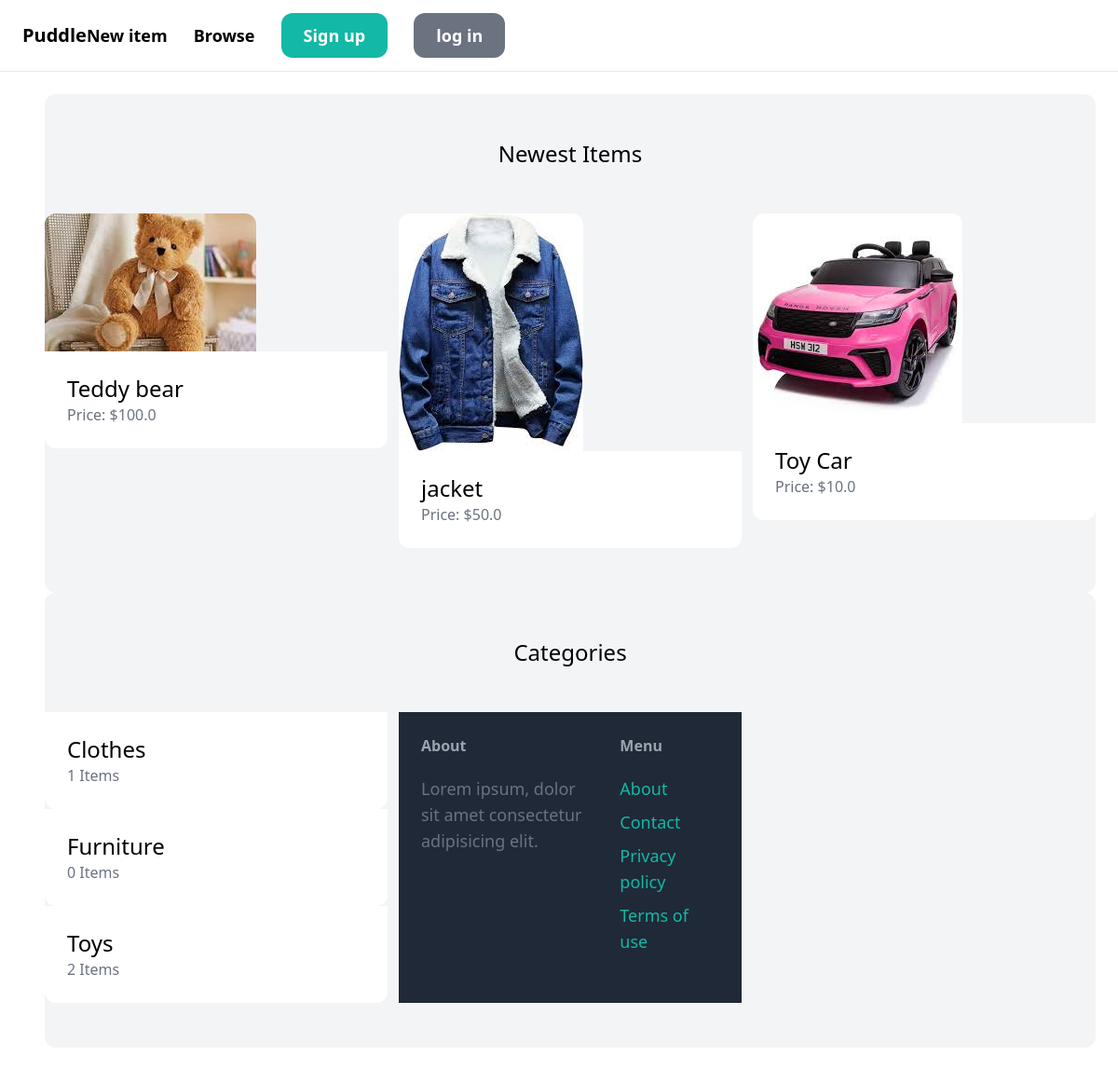
The page / on the database its author committed.
### item/models.py (models this page shows, shortened)
class Item(models.Model):
    category = models.ForeignKey(Category,related_name='items', on_delete=models.CASCADE)
    name = models.CharField(max_length=255)
    description = models.TextField(blank=True, null=True)
    price = models.FloatField()
    image = models.ImageField(upload_to='item_images', blank=True, null=True)
    is_sold = models.BooleanField(default=False)
    created_by = models.ForeignKey(User, related_name='items', on_delete=models.CASCADE)
    created_at = models.DateTimeField(auto_now_add=True)

class Category(models.Model):
    name = models.CharField(max_length=255)
    class Meta:
        ordering = ('name',)
        verbose_name_plural = 'Categories'

### core/views.py (the view)
# urls.py: path('', views.index, name='index'),
def index(request):
    items = Item.objects.filter(is_sold=False)[0:6]
    categories = Category.objects.all()
    return render(request, 'core/index.html', {
        'categories': categories,
        'items': items,
        })

### core/templates/core/index.html (shortened to what this page needs)
{% extends 'core/base.html' %} {%block title %}Welcome{% endblock %}
{% block content %}
<div class="ml-6 py-12 bg-gray-100 rounded-xl">
  <h2 class="mb-12 text-2xl text-center">Newest Items</h2>
  <div class="grid grid-cols-3 gap-3">
    {% for item in items %}
    <div>
      <a href="{% url 'item:detail' item.id %}">
          <div>
            <img src="{{ item.image.url }}" class="rounded-t-xl" />
          </div>
        <div class="p-6 bg-white rounded-b-xl">
          <h2 class="text-2xl">{{ item.name }}</h2>
          <p class="text-gray-500">Price: ${{ item.price }}</p>
        </div>
      </a>
    </div>
    {% endfor %}
  </div>
</div>
<div class="ml-6 py-12 bg-gray-100 rounded-xl">
  <h2 class="mb-12 text-2xl text-center">Categories</h2>
  <div class="grid grid-cols-3 gap-3">
    {% for category in categories %}
    <div>
      <a href="#">
        <div class="p-6 bg-white rounded-b-xl">
          <h2 class="text-2xl">{{ category.name }}</h2>
          <p class="text-gray-500">{{ category.items.count }} Items</p>
        </div>
      </a>
      {% endfor %}
    </div>
  </div>
  {% endblock %}

### core/templates/core/base.html (shortened to what this page needs)
<!DOCTYPE html>
<html>
	<head>
		<script src="https://cdn.tailwindcss.com"></script>
	</head>
	<body>
		<nav class="py-6 px-6 flex justufy-between  items-center border-b border-gray-200">
			<a href="/" class="text-xl font-semibold">Puddle</a>
			<div class="space-x-6">
				<a href="#" class="text-lg font-semibold hover:text-gray-500">New item</a>
				<a href="#" class="text-lg font-semibold hover:text-gray-500">Browse</a>
				<a href="{% url 'core:signup' %}" class="px-6 py-3 text-lg font-semibold bg-teal-500 text-white rounded-xl hover:bg-teal-700">Sign up</a>
				<a href="#" class="px-6 py-3 text-lg font-semibold bg-gray-500 text-white rounded-xl hover:bg-gray-700">log in</a>
			</div>
		</nav>
		<div class="px-6 py-6">
			{% block content %}
			{% endblock %}
		</div>
		<footer class="py-6 px-6 flex justify-between bg-gray-800">
			<div class="w-2/3 pr-10">
				<h3 class="mb-5 font-semibold text-gray-400">About</h3>
				<p class="text-lg text-gray-500">Lorem ipsum, dolor sit amet consectetur adipisicing elit.</p>
			</div>
			<div class="w-1/3">
				<h3 class="mb-5 font-semibold text-gray-400">Menu</h3>
				<ul class="space-y-2">
					<li><a href="#" class="text-lg text-teal-500 hover:text-teal-700">About</a></li>
					<li><a href="{% url 'core:contact' %}" class="text-lg text-teal-500 hover:text-teal-700">Contact</a></li>
					<li><a href="#" class="text-lg text-teal-500 hover:text-teal-700">Privacy policy</a></li>
					<li><a href="#" class="text-lg text-teal-500 hover:text-teal-700">Terms of use</a></li>
				</ul>
			</div>
		</footer>
	</body>
</html>

### rows shown on the page
Item: image (picture), name "Teddy bear", price "100.0"
Item: image (picture), name "jacket", price "50.0"
Item: image (picture), name "Toy Car", price "10.0"
Category: name "Clothes", items.count "1"
Category: name "Furniture", items.count "0"
Category: name "Toys", items.count "2"
